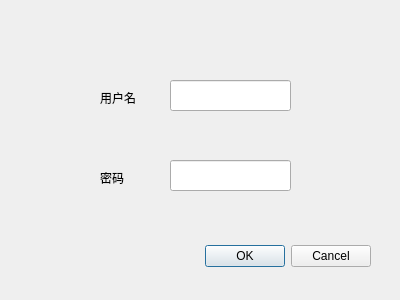
<?xml version="1.0" encoding="UTF-8"?>
<ui version="4.0">
 <class>sign</class>
 <widget class="QDialog" name="sign">
  <property name="geometry">
   <rect>
    <x>0</x>
    <y>0</y>
    <width>400</width>
    <height>300</height>
   </rect>
  </property>
  <property name="windowTitle">
   <string>Dialog</string>
  </property>
  <widget class="QDialogButtonBox" name="buttonBox">
   <property name="geometry">
    <rect>
     <x>30</x>
     <y>240</y>
     <width>341</width>
     <height>32</height>
    </rect>
   </property>
   <property name="orientation">
    <enum>Qt::Horizontal</enum>
   </property>
   <property name="standardButtons">
    <set>QDialogButtonBox::Cancel|QDialogButtonBox::Ok</set>
   </property>
  </widget>
  <widget class="QLabel" name="label">
   <property name="geometry">
    <rect>
     <x>100</x>
     <y>90</y>
     <width>72</width>
     <height>15</height>
    </rect>
   </property>
   <property name="text">
    <string>用户名</string>
   </property>
  </widget>
  <widget class="QLineEdit" name="lineEdit">
   <property name="geometry">
    <rect>
     <x>170</x>
     <y>80</y>
     <width>121</width>
     <height>31</height>
    </rect>
   </property>
  </widget>
  <widget class="QLabel" name="label_2">
   <property name="geometry">
    <rect>
     <x>100</x>
     <y>170</y>
     <width>72</width>
     <height>15</height>
    </rect>
   </property>
   <property name="text">
    <string>密码</string>
   </property>
  </widget>
  <widget class="QLineEdit" name="lineEdit_2">
   <property name="geometry">
    <rect>
     <x>170</x>
     <y>160</y>
     <width>121</width>
     <height>31</height>
    </rect>
   </property>
   <property name="echoMode">
    <enum>QLineEdit::Password</enum>
   </property>
  </widget>
 </widget>
 <resources/>
 <connections>
  <connection>
   <sender>buttonBox</sender>
   <signal>accepted()</signal>
   <receiver>sign</receiver>
   <slot>accept()</slot>
   <hints>
    <hint type="sourcelabel">
     <x>248</x>
     <y>254</y>
    </hint>
    <hint type="destinationlabel">
     <x>157</x>
     <y>274</y>
    </hint>
   </hints>
  </connection>
  <connection>
   <sender>buttonBox</sender>
   <signal>rejected()</signal>
   <receiver>sign</receiver>
   <slot>reject()</slot>
   <hints>
    <hint type="sourcelabel">
     <x>316</x>
     <y>260</y>
    </hint>
    <hint type="destinationlabel">
     <x>286</x>
     <y>274</y>
    </hint>
   </hints>
  </connection>
 </connections>
</ui>
